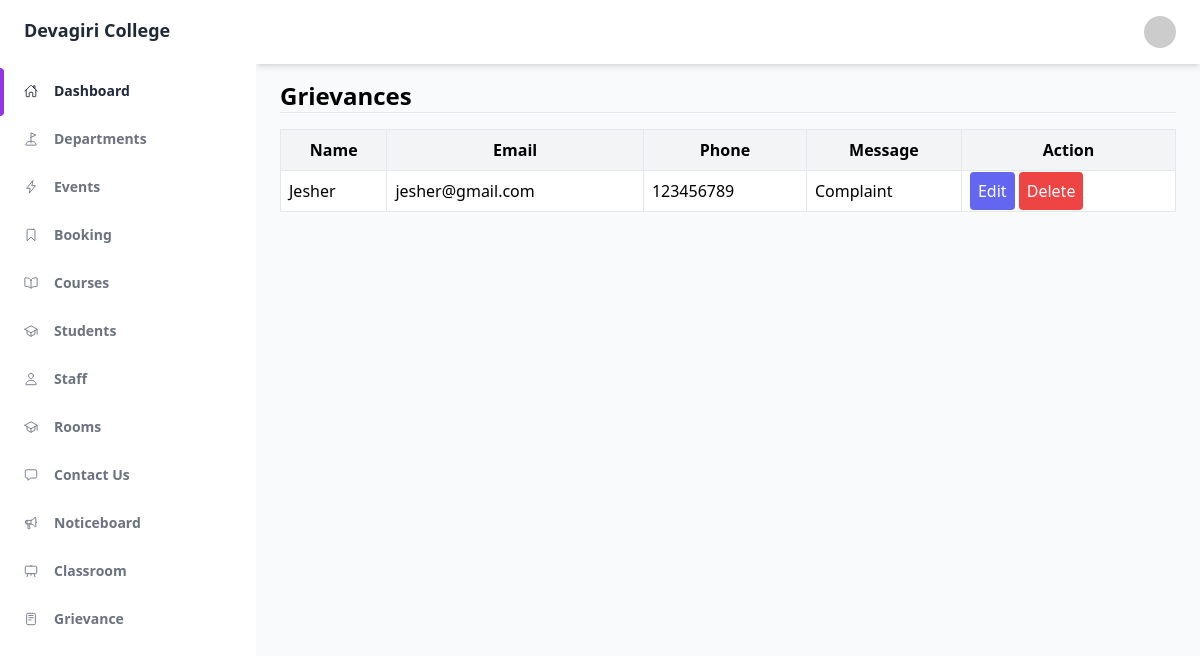
Screenshot of /administrator/grievance/ (signed in) with the database file from the repository.
### administrator/models.py (models this page shows)
class Grievance(models.Model):
    STATUS = (
        ('Pending', 'Pending'),
        ('Resolved', 'Resolved'),
        ('Rejected', 'Rejected')
    )
    CREATED_BY = (
        ('Student', 'Student'),
        ('Staff', 'Staff'),
        ('Parent', 'Parent')
    )
    id = models.AutoField(primary_key=True)
    department = models.ForeignKey(to=Department,on_delete=models.CASCADE, blank=True, null=True)
    name = models.CharField(max_length=100)
    email = models.EmailField(max_length=100)
    phone = models.CharField(max_length=15)
    subject = models.CharField(max_length=100)
    message = models.TextField()
    status = models.CharField(max_length=25, choices=STATUS, default='Pending')
    response = models.TextField(null=True, blank=True)
    created_by = models.CharField(max_length=25, choices=CREATED_BY, default='Student')
    created_on = models.DateField(auto_now_add=True)
    updated_on = models.DateField(auto_now=True)

### administrator/views.py (the view)
# urls.py: path("grievance/", GrievanceListView.as_view(), name="grievance_list"),
class GrievanceListView(LoginRequiredMixin, UserPassesTestMixin, ListView):
    model = Grievance
    template_name = "administrator/grievance/list.html"
    queryset = Grievance.objects.all().select_related('department')
    def test_func(self):
        return self.request.user.admin

### administrator/templates/administrator/grievance/list.html
{% extends 'master.html' %}
{% block content %}
<h1 class="font-bold text-2xl">Grievances</h1>
<hr />
<div class="container mt-4">
    {% if object_list %}
    <table class="w-full border">
        <tr class="border bg-gray-100">
            <th class="border p-2">Name</th>
            <th class="border p-2">Email</th>
            <th class="border p-2">Phone</th>
            <th class="border p-2">Message</th>
            <th class="border p-2">Action</th>
        </tr>
        {% for message in object_list %}
        <tr class="bg-white">
            <td class="border p-2">{{ message.name }}</td>
            <td class="border p-2">{{ message.email }}</td>
            <td class="border p-2">{{ message.phone }}</td>
            <td class="border p-2">{{ message.message }}</td>
            <td class="border p-2">
                <a href="{% url 'grievance_update' id=message.id %}" class="bg-indigo-500 text-white p-2 rounded">Edit</a>
                <a href="{% url 'grievance_delete' id=message.id %}" class="bg-red-500 text-white p-2 rounded" onclick="return confirm('Are you sure you want to delete this record?');">Delete</a>
            </td>
        </tr>
        {% endfor %}
    </table>
    {% else %}
    <div class="p2 text-center bg-gray-100">
        <p class="text-gray-600 py-4">No records found.</p>
    </div>
    {% endif %}
</div>
{% endblock content %}

### rows the page displays
Grievance: name "Jesher", email "jesher@gmail.com", phone "123456789", message "Complaint"
